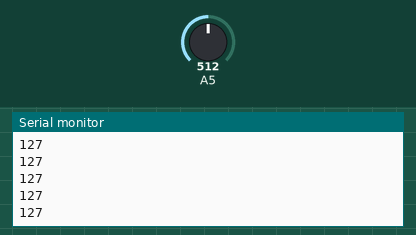
Simulated run of this sketch. Board: Arduino Uno, built with avr-gcc and run on an emulated ATmega328P. Shown: the last lines printed to the serial monitor. The inputs (shaded band) are chosen by the test bench; at power-on: A5 = 512.

Above: at 1.2 s.
1.3 s: A5 set to 716
At 1.9 s:
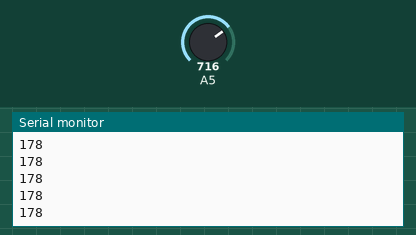
2.8 s: A5 set to 900
At 3.4 s:
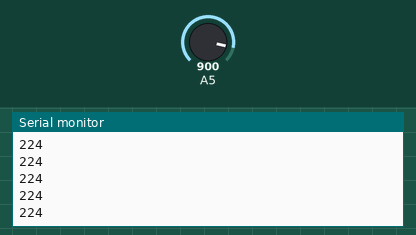
Timing chart, 0 to 5.8 s (numbered marks = the images above; inputs shaded):
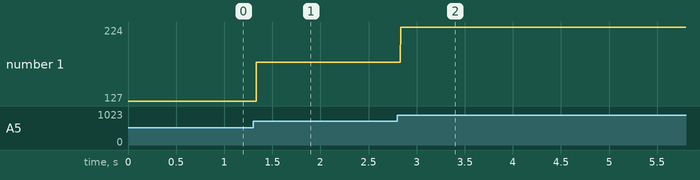

The sketch:

Master.ino
```cpp
int analogValue5, val5;

void setup() {
// Serial port enable
Serial.begin(19200);
}

void loop() {
// read analog pin 5
analogValue5 = analogRead(5);

// remap values from the analogValue5 variable to 0 / 255
val5 = map(analogValue5, 0, 1023, 0, 255);

// send the value to the serial port
Serial.println(val5);

}
```

Measured:
- after the input at 1.3 s, the serial monitor: prints a new line at once (image 1)
- after the input at 2.8 s, the serial monitor: prints a new line at once (image 2)
- plotted number 1: 127 → 178 after the input at 1.3 s, 178 → 224 after the input at 2.8 s
